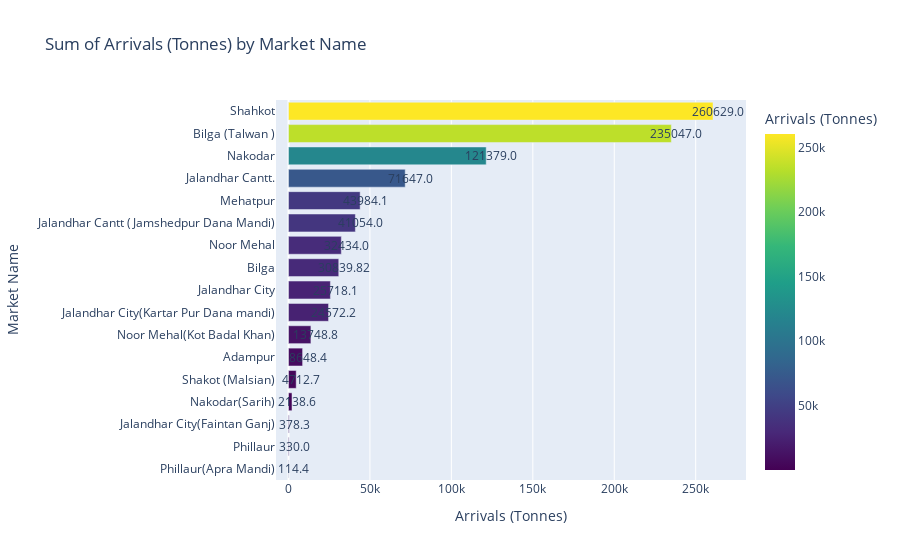

Source (notebook cell):
### Code cell
import plotly.express as px
# Create a bar plot using Plotly
fig = px.bar(sum_tonnes_market, x='Arrivals (Tonnes)', y='Market Name', orientation='h',
             title='Sum of Arrivals (Tonnes) by Market Name',
             color='Arrivals (Tonnes)',
             color_continuous_scale='viridis')
# Add text annotations to the bars
for i in range(len(sum_tonnes_market)):
    fig.add_annotation(x=sum_tonnes_market['Arrivals (Tonnes)'][i], y=sum_tonnes_market['Market Name'][i],
                       text=str(sum_tonnes_market['Arrivals (Tonnes)'][i]), showarrow=False, xshift=5)

# Show the plot
fig.show()

### Figure 1 — Plotly figure (JSON) as saved in the notebook; plotly's stock layout.template omitted (floating-point values rounded to 4 significant figures)
{"data": [{"alignmentgroup": "True", "hovertemplate": "Arrivals (Tonnes)=%{marker.color}<br>Market Name=%{y}<extra></extra>", "legendgroup": "", "marker": {"color": [114.4, 330, 378.3, 2139.0, 4713.0, 8648.0, 13750.0, 24570.0, 25720.0, 30840.0, 32434, 41054, 43980.0, 71647, 121379, 235047, 260629], "coloraxis": "coloraxis", "pattern": {"shape": ""}}, "name": "", "offsetgroup": "", "orientation": "h", "showlegend": false, "textposition": "auto", "type": "bar", "x": [114.4, 330, 378.3, 2139.0, 4713.0, 8648.0, 13750.0, 24570.0, 25720.0, 30840.0, 32434, 41054, 43980.0, 71647, 121379, 235047, 260629], "xaxis": "x", "y": ["Phillaur(Apra Mandi)", "Phillaur", "Jalandhar City(Faintan Ganj)", "Nakodar(Sarih)", "Shakot (Malsian)", "Adampur", "Noor Mehal(Kot Badal Khan)", "Jalandhar City(Kartar Pur Dana mandi)", "Jalandhar City", "Bilga", "Noor Mehal", "Jalandhar Cantt (Jamshedpur Dana Mandi)", "Mehatpur", "Jalandhar Cantt.", "Nakodar", "Bilga (Talwan )", "Shahkot"], "yaxis": "y"}], "layout": {"annotations": [{"showarrow": false, "text": "8648.4", "x": 8648.0, "xshift": 5, "y": "Adampur"}, {"showarrow": false, "text": "30839.82", "x": 30840.0, "xshift": 5, "y": "Bilga"}, {"showarrow": false, "text": "235047.0", "x": 235047, "xshift": 5, "y": "Bilga (Talwan )"}, {"showarrow": false, "text": "41054.0", "x": 41054, "xshift": 5, "y": "Jalandhar Cantt (Jamshedpur Dana Mandi)"}, {"showarrow": false, "text": "71647.0", "x": 71647, "xshift": 5, "y": "Jalandhar Cantt."}, {"showarrow": false, "text": "25718.1", "x": 25720.0, "xshift": 5, "y": "Jalandhar City"}, {"showarrow": false, "text": "378.3", "x": 378.3, "xshift": 5, "y": "Jalandhar City(Faintan Ganj)"}, {"showarrow": false, "text": "24572.2", "x": 24570.0, "xshift": 5, "y": "Jalandhar City(Kartar Pur Dana mandi)"}, {"showarrow": false, "text": "43984.1", "x": 43980.0, "xshift": 5, "y": "Mehatpur"}, {"showarrow": false, "text": "121379.0", "x": 121379, "xshift": 5, "y": "Nakodar"}, {"showarrow": false, "text": "2138.6", "x": 2139.0, "xshift": 5, "y": "Nakodar(Sarih)"}, {"showarrow": false, "text": "32434.0", "x": 32434, "xshift": 5, "y": "Noor Mehal"}, {"showarrow": false, "text": "13748.8", "x": 13750.0, "xshift": 5, "y": "Noor Mehal(Kot Badal Khan)"}, {"showarrow": false, "text": "330.0", "x": 330, "xshift": 5, "y": "Phillaur"}, {"showarrow": false, "text": "114.4", "x": 114.4, "xshift": 5, "y": "Phillaur(Apra Mandi)"}, {"showarrow": false, "text": "260629.0", "x": 260629, "xshift": 5, "y": "Shahkot"}, {"showarrow": false, "text": "4712.7", "x": 4713.0, "xshift": 5, "y": "Shakot (Malsian)"}], "barmode": "relative", "coloraxis": {"colorbar": {"title": {"text": "Arrivals (Tonnes)"}}, "colorscale": [[0, "#440154"], [0.1111, "#482878"], [0.2222, "#3e4989"], [0.3333, "#31688e"], [0.4444, "#26828e"], [0.5556, "#1f9e89"], [0.6667, "#35b779"], [0.7778, "#6ece58"], [0.8889, "#b5de2b"], [1, "#fde725"]]}, "legend": {"tracegroupgap": 0}, "title": {"text": "Sum of Arrivals (Tonnes) by Market Name"}, "xaxis": {"anchor": "y", "domain": [0, 1], "title": {"text": "Arrivals (Tonnes)"}}, "yaxis": {"anchor": "x", "domain": [0, 1], "title": {"text": "Market Name"}}}}
